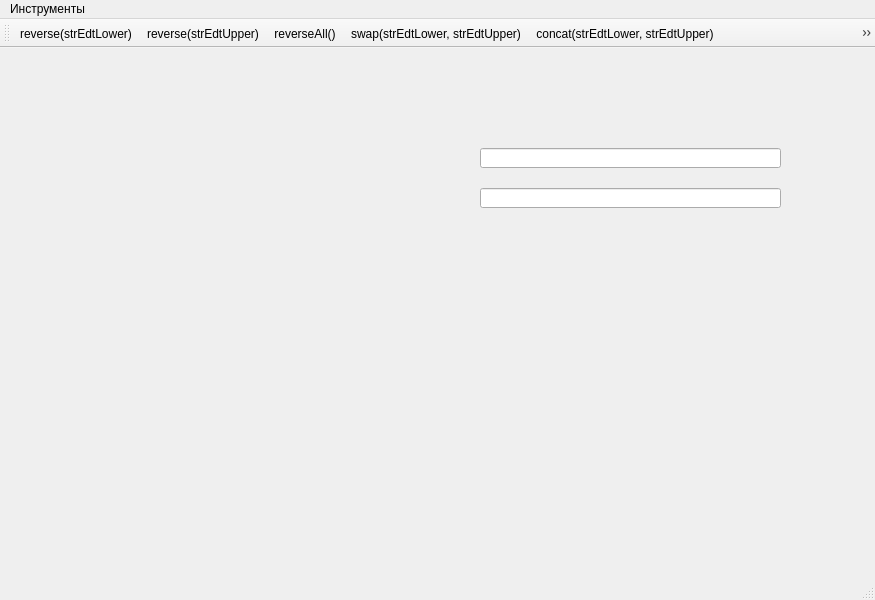
<?xml version="1.0" encoding="UTF-8"?>
<ui version="4.0">
 <class>MainWindow</class>
 <widget class="QMainWindow" name="MainWindow">
  <property name="geometry">
   <rect>
    <x>0</x>
    <y>0</y>
    <width>875</width>
    <height>600</height>
   </rect>
  </property>
  <property name="windowTitle">
   <string>MainWindow</string>
  </property>
  <widget class="QWidget" name="centralwidget">
   <widget class="QLineEdit" name="lineEditUpper">
    <property name="geometry">
     <rect>
      <x>480</x>
      <y>100</y>
      <width>301</width>
      <height>20</height>
     </rect>
    </property>
    <property name="text">
     <string/>
    </property>
   </widget>
   <widget class="QLineEdit" name="lineEditLower">
    <property name="geometry">
     <rect>
      <x>480</x>
      <y>140</y>
      <width>301</width>
      <height>20</height>
     </rect>
    </property>
    <property name="text">
     <string/>
    </property>
   </widget>
  </widget>
  <widget class="QMenuBar" name="menubar">
   <property name="geometry">
    <rect>
     <x>0</x>
     <y>0</y>
     <width>875</width>
     <height>18</height>
    </rect>
   </property>
   <widget class="QMenu" name="menu">
    <property name="title">
     <string>Инструменты</string>
    </property>
    <addaction name="actionreverse_strEdtLower"/>
    <addaction name="actionreverse_strEdtUpper"/>
    <addaction name="actionreverseAll"/>
    <addaction name="actionswap_strEdtLower_strEdtUpper"/>
    <addaction name="actionconcat_strEdtLower_strEdtUpper"/>
    <addaction name="actionconcat_strEdtUpper_strEdtLower"/>
   </widget>
   <addaction name="menu"/>
  </widget>
  <widget class="QToolBar" name="toolBar">
   <property name="windowTitle">
    <string>toolBar</string>
   </property>
   <attribute name="toolBarArea">
    <enum>TopToolBarArea</enum>
   </attribute>
   <attribute name="toolBarBreak">
    <bool>false</bool>
   </attribute>
   <addaction name="actionreverse_strEdtLower"/>
   <addaction name="actionreverse_strEdtUpper"/>
   <addaction name="actionreverseAll"/>
   <addaction name="actionswap_strEdtLower_strEdtUpper"/>
   <addaction name="actionconcat_strEdtLower_strEdtUpper"/>
   <addaction name="actionconcat_strEdtUpper_strEdtLower"/>
  </widget>
  <widget class="QStatusBar" name="statusBar"/>
  <action name="actionreverse_strEdtLower">
   <property name="icon">
    <iconset resource="resource.qrc">
     <normaloff>:/rec/icons/icon1_1.png</normaloff>:/rec/icons/icon1_1.png</iconset>
   </property>
   <property name="text">
    <string>reverse(strEdtLower)</string>
   </property>
  </action>
  <action name="actionreverse_strEdtUpper">
   <property name="icon">
    <iconset resource="resource.qrc">
     <normaloff>:/rec/icons/icon1.png</normaloff>:/rec/icons/icon1.png</iconset>
   </property>
   <property name="text">
    <string>reverse(strEdtUpper)</string>
   </property>
  </action>
  <action name="actionreverseAll">
   <property name="icon">
    <iconset resource="resource.qrc">
     <normaloff>:/rec/icons/icon2.png</normaloff>:/rec/icons/icon2.png</iconset>
   </property>
   <property name="text">
    <string>reverseAll()</string>
   </property>
  </action>
  <action name="actionswap_strEdtLower_strEdtUpper">
   <property name="icon">
    <iconset resource="resource.qrc">
     <normaloff>:/rec/icons/icon3.png</normaloff>:/rec/icons/icon3.png</iconset>
   </property>
   <property name="text">
    <string>swap(strEdtLower, strEdtUpper)</string>
   </property>
  </action>
  <action name="actionconcat_strEdtLower_strEdtUpper">
   <property name="icon">
    <iconset resource="resource.qrc">
     <normaloff>:/rec/icons/icon4.png</normaloff>:/rec/icons/icon4.png</iconset>
   </property>
   <property name="text">
    <string>concat(strEdtLower, strEdtUpper)</string>
   </property>
  </action>
  <action name="actionconcat_strEdtUpper_strEdtLower">
   <property name="icon">
    <iconset resource="resource.qrc">
     <normaloff>:/rec/icons/icon5.png</normaloff>:/rec/icons/icon5.png</iconset>
   </property>
   <property name="text">
    <string>concat(strEdtUpper, strEdtLower)</string>
   </property>
  </action>
 </widget>
 <resources>
  <include location="resource.qrc"/>
 </resources>
 <connections/>
 <designerdata>
  <property name="gridDeltaX">
   <number>20</number>
  </property>
  <property name="gridDeltaY">
   <number>20</number>
  </property>
  <property name="gridSnapX">
   <bool>true</bool>
  </property>
  <property name="gridSnapY">
   <bool>true</bool>
  </property>
  <property name="gridVisible">
   <bool>true</bool>
  </property>
 </designerdata>
</ui>
